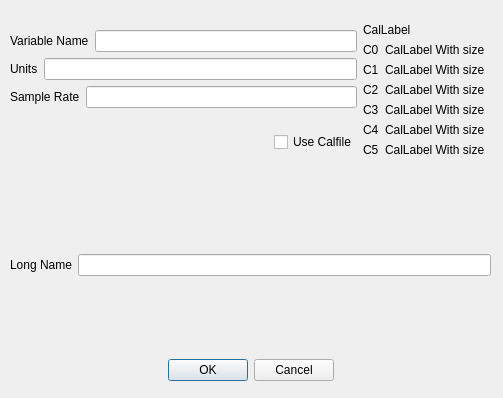
<?xml version="1.0" encoding="UTF-8"?>
<ui version="4.0">
 <class>config::VariableComboDialog</class>
 <widget class="QDialog" name="config::VariableComboDialog">
  <property name="geometry">
   <rect>
    <x>0</x>
    <y>0</y>
    <width>503</width>
    <height>398</height>
   </rect>
  </property>
  <property name="sizePolicy">
   <sizepolicy hsizetype="MinimumExpanding" vsizetype="MinimumExpanding">
    <horstretch>0</horstretch>
    <verstretch>0</verstretch>
   </sizepolicy>
  </property>
  <property name="windowTitle">
   <string>Edit  Variable</string>
  </property>
  <widget class="QWidget" name="layoutWidget">
   <property name="geometry">
    <rect>
     <x>10</x>
     <y>10</y>
     <width>481</width>
     <height>371</height>
    </rect>
   </property>
   <layout class="QVBoxLayout" name="verticalLayout_3">
    <item>
     <layout class="QHBoxLayout" name="horizontalLayout_4">
      <item>
       <layout class="QVBoxLayout" name="verticalLayout">
        <item>
         <spacer name="verticalSpacer_3">
          <property name="orientation">
           <enum>Qt::Vertical</enum>
          </property>
          <property name="sizeHint" stdset="0">
           <size>
            <width>20</width>
            <height>20</height>
           </size>
          </property>
         </spacer>
        </item>
        <item>
         <layout class="QHBoxLayout" name="horizontalLayout">
          <item>
           <widget class="QLabel" name="VariableLabel">
            <property name="text">
             <string>Variable Name</string>
            </property>
           </widget>
          </item>
          <item>
           <widget class="QLineEdit" name="VariableText">
            <property name="toolTip">
             <string extracomment="The name of the Variable - use CAPS"/>
            </property>
            <property name="inputMethodHints">
             <set>Qt::ImhUppercaseOnly</set>
            </property>
           </widget>
          </item>
         </layout>
        </item>
        <item>
         <layout class="QHBoxLayout" name="UnitsLayout">
          <item>
           <widget class="QLabel" name="UnitsLabel_2">
            <property name="text">
             <string>Units</string>
            </property>
           </widget>
          </item>
          <item>
           <widget class="QLineEdit" name="UnitsText"/>
          </item>
         </layout>
        </item>
        <item>
         <layout class="QHBoxLayout" name="SRLayout">
          <item>
           <widget class="QLabel" name="SRLabel">
            <property name="text">
             <string>Sample Rate</string>
            </property>
           </widget>
          </item>
          <item>
           <widget class="QLineEdit" name="SRText"/>
          </item>
         </layout>
        </item>
        <item>
         <spacer name="verticalSpacer_2">
          <property name="orientation">
           <enum>Qt::Vertical</enum>
          </property>
          <property name="sizeHint" stdset="0">
           <size>
            <width>20</width>
            <height>17</height>
           </size>
          </property>
         </spacer>
        </item>
        <item>
         <layout class="QHBoxLayout" name="horizontalLayout_2">
          <item>
           <spacer name="horizontalSpacer_3">
            <property name="orientation">
             <enum>Qt::Horizontal</enum>
            </property>
            <property name="sizeHint" stdset="0">
             <size>
              <width>168</width>
              <height>20</height>
             </size>
            </property>
           </spacer>
          </item>
          <item>
           <widget class="QCheckBox" name="calFileCheckBox">
            <property name="text">
             <string>Use Calfile</string>
            </property>
           </widget>
          </item>
         </layout>
        </item>
        <item>
         <spacer name="verticalSpacer_7">
          <property name="orientation">
           <enum>Qt::Vertical</enum>
          </property>
          <property name="sizeHint" stdset="0">
           <size>
            <width>20</width>
            <height>17</height>
           </size>
          </property>
         </spacer>
        </item>
       </layout>
      </item>
      <item>
       <layout class="QVBoxLayout" name="verticalLayout_2">
        <item>
         <spacer name="verticalSpacer_5">
          <property name="orientation">
           <enum>Qt::Vertical</enum>
          </property>
          <property name="sizeHint" stdset="0">
           <size>
            <width>20</width>
            <height>13</height>
           </size>
          </property>
         </spacer>
        </item>
        <item>
         <widget class="QLabel" name="CalLabel">
          <property name="text">
           <string>CalLabel</string>
          </property>
         </widget>
        </item>
        <item>
         <layout class="QHBoxLayout" name="Cal1Layout">
          <item>
           <widget class="QLabel" name="Cal1Label">
            <property name="text">
             <string>C0</string>
            </property>
           </widget>
          </item>
          <item>
           <widget class="QLabel" name="Calib1Text">
            <property name="text">
             <string>CalLabel With size  </string>
            </property>
           </widget>
          </item>
         </layout>
        </item>
        <item>
         <layout class="QHBoxLayout" name="Cal2Layout">
          <item>
           <widget class="QLabel" name="Cal2Label">
            <property name="text">
             <string>C1</string>
            </property>
           </widget>
          </item>
          <item>
           <widget class="QLabel" name="Calib2Text">
            <property name="text">
             <string>CalLabel With size  </string>
            </property>
           </widget>
          </item>
         </layout>
        </item>
        <item>
         <layout class="QHBoxLayout" name="Cal3Layout">
          <item>
           <widget class="QLabel" name="Cal3Label">
            <property name="text">
             <string>C2</string>
            </property>
           </widget>
          </item>
          <item>
           <widget class="QLabel" name="Calib3Text">
            <property name="text">
             <string>CalLabel With size  </string>
            </property>
           </widget>
          </item>
         </layout>
        </item>
        <item>
         <layout class="QHBoxLayout" name="Cal4Layout">
          <item>
           <widget class="QLabel" name="Cal4Label">
            <property name="text">
             <string>C3</string>
            </property>
           </widget>
          </item>
          <item>
           <widget class="QLabel" name="Calib4Text">
            <property name="text">
             <string>CalLabel With size  </string>
            </property>
           </widget>
          </item>
         </layout>
        </item>
        <item>
         <layout class="QHBoxLayout" name="Cal5Layout">
          <item>
           <widget class="QLabel" name="Cal5Label">
            <property name="text">
             <string>C4</string>
            </property>
           </widget>
          </item>
          <item>
           <widget class="QLabel" name="Calib5Text">
            <property name="text">
             <string>CalLabel With size  </string>
            </property>
           </widget>
          </item>
         </layout>
        </item>
        <item>
         <layout class="QHBoxLayout" name="Cal6Layout">
          <item>
           <widget class="QLabel" name="Cal6Label">
            <property name="text">
             <string>C5</string>
            </property>
           </widget>
          </item>
          <item>
           <widget class="QLabel" name="Calib6Text">
            <property name="text">
             <string>CalLabel With size  </string>
            </property>
           </widget>
          </item>
         </layout>
        </item>
        <item>
         <spacer name="verticalSpacer_6">
          <property name="orientation">
           <enum>Qt::Vertical</enum>
          </property>
          <property name="sizeHint" stdset="0">
           <size>
            <width>20</width>
            <height>13</height>
           </size>
          </property>
         </spacer>
        </item>
       </layout>
      </item>
     </layout>
    </item>
    <item>
     <spacer name="verticalSpacer_4">
      <property name="orientation">
       <enum>Qt::Vertical</enum>
      </property>
      <property name="sizeHint" stdset="0">
       <size>
        <width>20</width>
        <height>13</height>
       </size>
      </property>
     </spacer>
    </item>
    <item>
     <layout class="QHBoxLayout" name="LongNameLayout">
      <item>
       <widget class="QLabel" name="LongNameLabel">
        <property name="text">
         <string>Long Name</string>
        </property>
       </widget>
      </item>
      <item>
       <widget class="QLineEdit" name="LongNameText"/>
      </item>
     </layout>
    </item>
    <item>
     <spacer name="verticalSpacer_bottom">
      <property name="orientation">
       <enum>Qt::Vertical</enum>
      </property>
      <property name="sizeHint" stdset="0">
       <size>
        <width>168</width>
        <height>13</height>
       </size>
      </property>
     </spacer>
    </item>
    <item>
     <layout class="QHBoxLayout" name="horizontalLayout_3">
      <item>
       <spacer name="horizontalSpacer_2">
        <property name="orientation">
         <enum>Qt::Horizontal</enum>
        </property>
        <property name="sizeHint" stdset="0">
         <size>
          <width>40</width>
          <height>20</height>
         </size>
        </property>
       </spacer>
      </item>
      <item>
       <widget class="QDialogButtonBox" name="buttonBox">
        <property name="orientation">
         <enum>Qt::Horizontal</enum>
        </property>
        <property name="standardButtons">
         <set>QDialogButtonBox::Cancel|QDialogButtonBox::Ok</set>
        </property>
       </widget>
      </item>
      <item>
       <spacer name="horizontalSpacer">
        <property name="orientation">
         <enum>Qt::Horizontal</enum>
        </property>
        <property name="sizeHint" stdset="0">
         <size>
          <width>40</width>
          <height>20</height>
         </size>
        </property>
       </spacer>
      </item>
     </layout>
    </item>
   </layout>
  </widget>
 </widget>
 <tabstops>
  <tabstop>VariableText</tabstop>
  <tabstop>LongNameText</tabstop>
  <tabstop>SRText</tabstop>
  <tabstop>UnitsText</tabstop>
  <tabstop>buttonBox</tabstop>
 </tabstops>
 <resources/>
 <connections>
  <connection>
   <sender>buttonBox</sender>
   <signal>accepted()</signal>
   <receiver>config::VariableComboDialog</receiver>
   <slot>accept()</slot>
   <hints>
    <hint type="sourcelabel">
     <x>250</x>
     <y>248</y>
    </hint>
    <hint type="destinationlabel">
     <x>370</x>
     <y>220</y>
    </hint>
   </hints>
  </connection>
  <connection>
   <sender>buttonBox</sender>
   <signal>rejected()</signal>
   <receiver>config::VariableComboDialog</receiver>
   <slot>reject()</slot>
   <hints>
    <hint type="sourcelabel">
     <x>188</x>
     <y>243</y>
    </hint>
    <hint type="destinationlabel">
     <x>12</x>
     <y>226</y>
    </hint>
   </hints>
  </connection>
 </connections>
 <slots>
  <slot>newSensor(QString)</slot>
  <slot>setDevice(int)</slot>
 </slots>
</ui>
